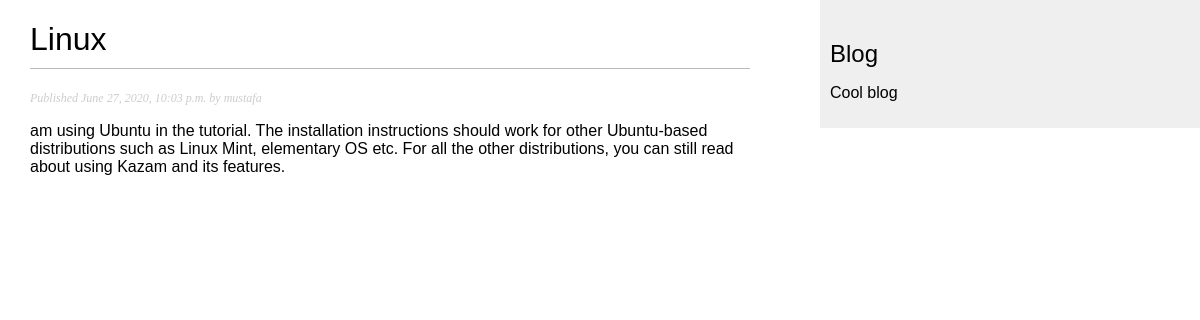
The page /posts/2020/6/27/linux/ on the database its author committed.
### posts/models.py (models this page shows, shortened)
class Post(models.Model):
    title = models.CharField(max_length=200)
    slug = models.SlugField(max_length=200, unique_for_date='publish')
    author = models.ForeignKey(
        User,  on_delete=models.CASCADE, related_name='blog_posts')
    body = models.TextField()
    publish = models.DateTimeField(default=timezone.now)
    created = models.DateTimeField(auto_now_add=True)
    updated = models.DateTimeField(auto_now=True)
    status = models.CharField(
        max_length=20, choices=POST_STATUS, default='draft')
    objects = models.Manager()
    published = PublishedManager()
    class Meta:
        ordering = ('-publish',)

### posts/views.py (the view)
def post_detail(req, year, month, day, post):
    post_obj = get_object_or_404(
        Post,
        slug=post,
        status='published',
        publish__year=year,
        publish__month=month,
        publish__day=day)
    return render(req, 'posts/detail.html', {'post': post_obj})

### posts/templates/posts/detail.html (shortened to what this page needs)
{% extends "posts/base.html" %}
{% block content %}
<h1>{{ post.title }}</h1>
<p class="date">
  Published {{ post.publish }} by {{ post.author }}
</p>
{{ post.body|linebreaks }}
{% endblock %}

### posts/static/css/posts.css (style rules this page uses)
body { margin: 0; padding: 0; font-family: helvetica, sans-serif; }
h1 { font-weight: normal; border-bottom: 1px solid #bbb; padding: 0 0 10px 0; }
p.date { color: #ccc; font-family: georgia, serif; font-size: 12px; font-style: italic; }

### rows shown on the page
Post: title "Linux", publish "June 27, 2020, 10:03 p.m.", author "mustafa", body "am using Ubuntu in the tutorial. The installation instructions should work for other Ubuntu-based distributions such as Linux Mint, elementary OS etc. For all the other distributions, you can still read about using Kazam and its features."
